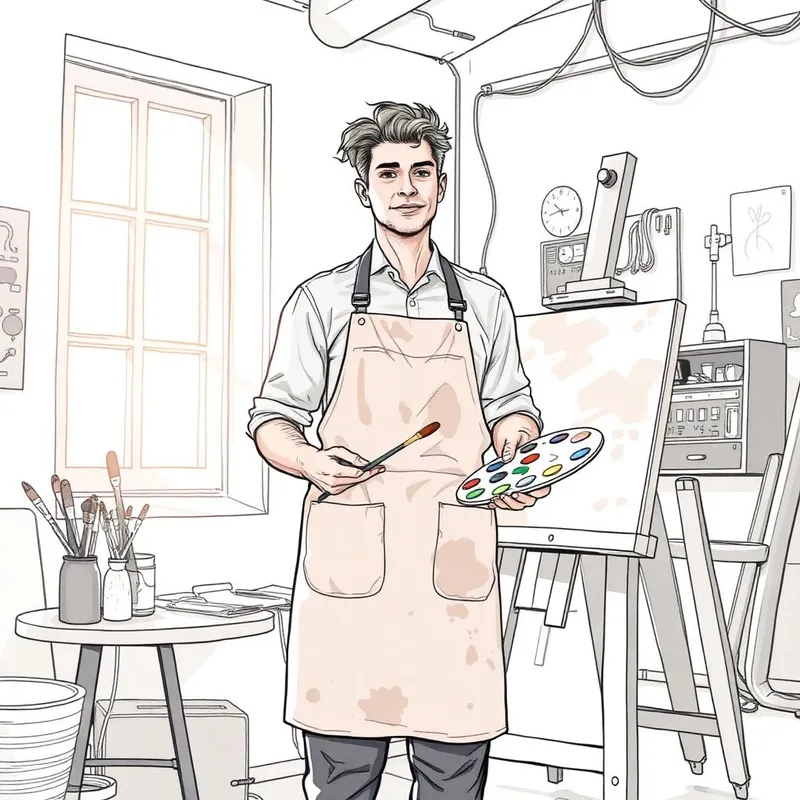
#> input picture attached_assets/IMG_0691_1766880050020.webp, 800 x 800 px
$ python signals.py ../../attached_assets/IMG_0691_1766880050020.webp   (older library calls are emulated)
#> lines starting #> are read from the running program, lines starting #| are printed output that depends on the picture; after the words box and inside, x2 and y2 are one past the last pixel; in counts of white or black regions, pixels touching at a corner belong together
#> further down, img is the input picture: shape (800, 800, 3); mean B, G, R 221.9, 224.8, 228.4
"""
Texture Signal Extraction Module
Deterministic extraction of texture cues from images.

Computes grain, microcontrast, anisotropy, and pattern detection
using lightweight classic computer vision features.
"""

import cv2
import numpy as np
from dataclasses import dataclass, asdict
from typing import Dict, Any, List, Tuple, Optional
import time


@dataclass
class TextureSignals:
    """Texture-related signals extracted from an image region."""
    texture_grain: float = 0.0
    microcontrast: float = 0.0
    anisotropy: float = 0.0
    noise_type_hint: str = "none"
    pattern_period_hint: Optional[float] = None
    smoothness: float = 0.0
    regularity: float = 0.0

    def to_dict(self) -> Dict[str, Any]:
        return asdict(self)


def compute_texture_grain(gray: np.ndarray) -> float:
    """
    Compute texture grain level using high-frequency energy.

    Uses FFT band energy and Laplacian energy analysis.
    """
    if gray.size == 0 or gray.shape[0] < 16 or gray.shape[1] < 16:
        return 0.0

    f_transform = np.fft.fft2(gray.astype(float))
    f_shift = np.fft.fftshift(f_transform)
    magnitude = np.abs(f_shift)

    h, w = magnitude.shape
    cy, cx = h // 2, w // 2

    total_energy = np.sum(magnitude)
#> total_energy = 1.26e+10
    if total_energy == 0:
        return 0.0

    y, x = np.ogrid[:h, :w]
    dist = np.sqrt((x - cx)**2 + (y - cy)**2)

    high_freq_mask = dist > min(cx, cy) * 0.3
    high_freq_energy = np.sum(magnitude[high_freq_mask])
#> high_freq_energy = 8.77e+09

    freq_ratio = high_freq_energy / total_energy
#> freq_ratio = 0.699

    laplacian = cv2.Laplacian(gray, cv2.CV_64F)
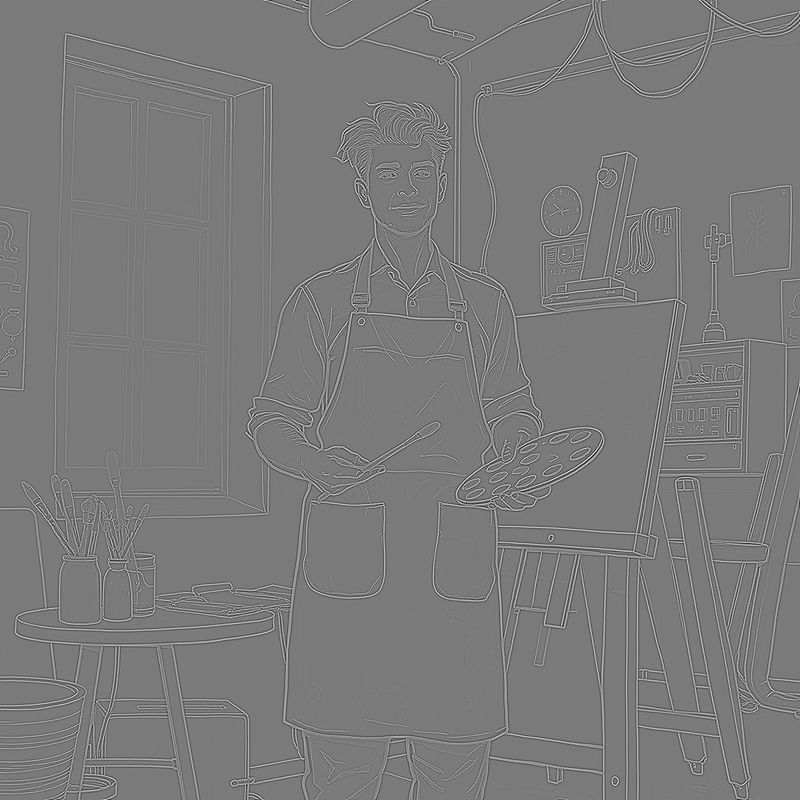
#> laplacian: shape (800, 800) float64; min -552, max 594, mean 0; drawn with min black and max white
    laplacian_var = np.var(laplacian)
#> laplacian_var = 4572.7
    laplacian_normalized = min(laplacian_var / 1000, 1.0)
#> laplacian_normalized = 1

    grain = 0.6 * freq_ratio + 0.4 * laplacian_normalized
#> grain = 0.819

    return float(np.clip(grain, 0, 1))


def compute_microcontrast(gray: np.ndarray) -> float:
    """
    Compute local microcontrast using CLAHE delta proxy.
    """
    if gray.size == 0:
        return 0.0

    clahe = cv2.createCLAHE(clipLimit=2.0, tileGridSize=(8, 8))
    enhanced = clahe.apply(gray)

    delta = np.abs(enhanced.astype(float) - gray.astype(float))
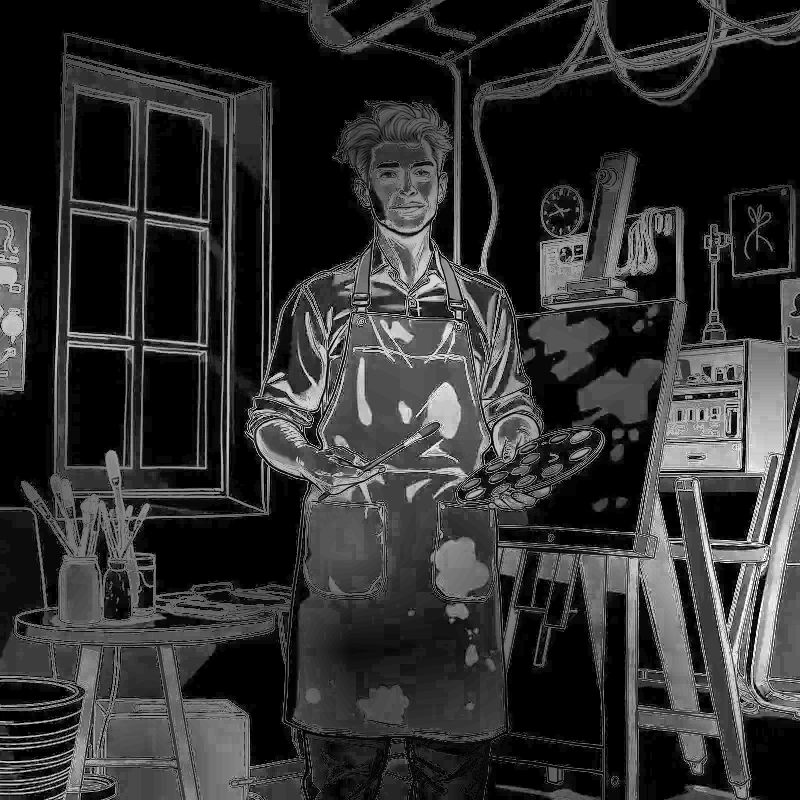
#> delta: shape (800, 800) float64; min 0, max 62, mean 12; drawn with min black and max white
    mean_delta = np.mean(delta)
#> mean_delta = 11.99

    microcontrast = min(mean_delta / 30, 1.0)
#> microcontrast = 0.4

    return float(np.clip(microcontrast, 0, 1))


def compute_anisotropy(gray: np.ndarray) -> float:
    """
    Compute texture anisotropy using oriented gradient analysis.

    High anisotropy suggests brushed metal or fabric-like textures.
    """
    if gray.size == 0 or gray.shape[0] < 8 or gray.shape[1] < 8:
        return 0.0

    gx = cv2.Sobel(gray, cv2.CV_64F, 1, 0, ksize=3)
    gy = cv2.Sobel(gray, cv2.CV_64F, 0, 1, ksize=3)

    magnitude = np.sqrt(gx**2 + gy**2)
    angle = np.arctan2(gy, gx) * 180 / np.pi

    significant_mask = magnitude > np.percentile(magnitude, 50)
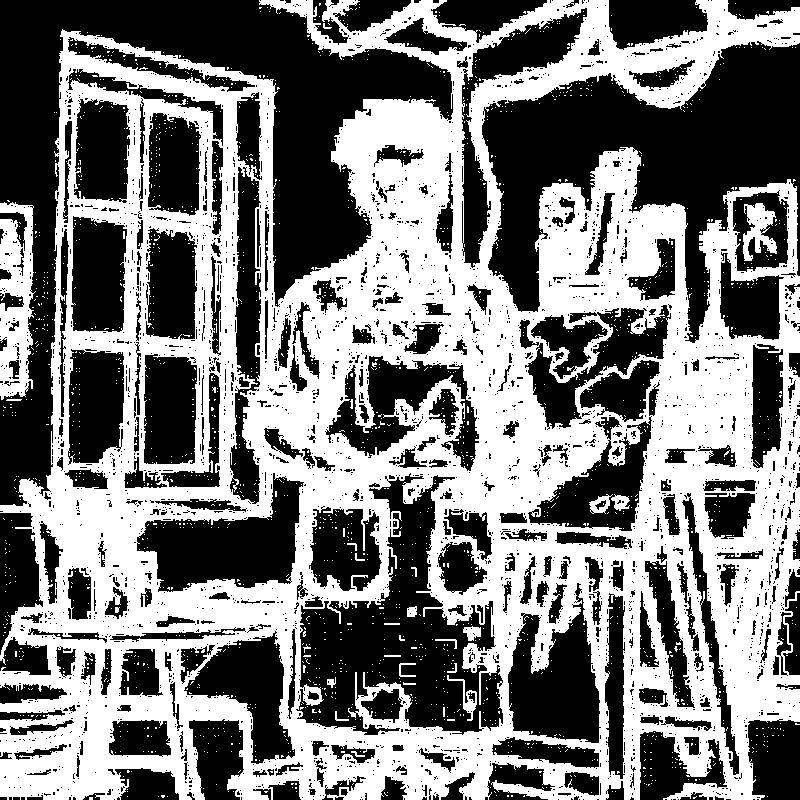
#> significant_mask: shape (800, 800) bool; 48.2% white; 2086 white regions (2060 under 20 px), largest, box (x1, y1, x2, y2) and area: (0, 0, 800, 800) 297019, (0, 202, 36, 400) 4757, (743, 203, 777, 261) 1088

    if np.sum(significant_mask) < 10:
        return 0.0

    significant_angles = angle[significant_mask]

    hist, _ = np.histogram(significant_angles, bins=36, range=(-180, 180))
#> hist = 36 values, max 26052 at index 18, min 4099 at index 30, mean 8566.6
    hist = hist.astype(float) / (np.sum(hist) + 1e-6)
#> hist = 36 values, max 0.0845 at index 18, min 0.0133 at index 30, mean 0.0278

    max_concentration = np.max(hist)
#> max_concentration = 0.0845

    entropy = -np.sum(hist * np.log(hist + 1e-10))
#> entropy = 3.43
    max_entropy = np.log(36)
    uniformity = entropy / max_entropy
#> uniformity = 0.957

    anisotropy = max_concentration * 3 * (1 - uniformity * 0.5)
#> anisotropy = 0.132

    return float(np.clip(anisotropy, 0, 1))


def detect_noise_type(gray: np.ndarray) -> str:
    """
    Detect the type of noise/grain in the image.

    Returns one of: "none", "film_grain", "dither", "speckle", "patterned"
    """
    if gray.size == 0:
        return "none"

    laplacian = cv2.Laplacian(gray, cv2.CV_64F)
    noise_var = np.var(laplacian)
#> noise_var = 4572.7

    if noise_var < 50:
        return "none"

    local_std = cv2.blur((gray.astype(float) - cv2.blur(gray.astype(float), (5, 5)))**2, (5, 5))
    local_std = np.sqrt(local_std)
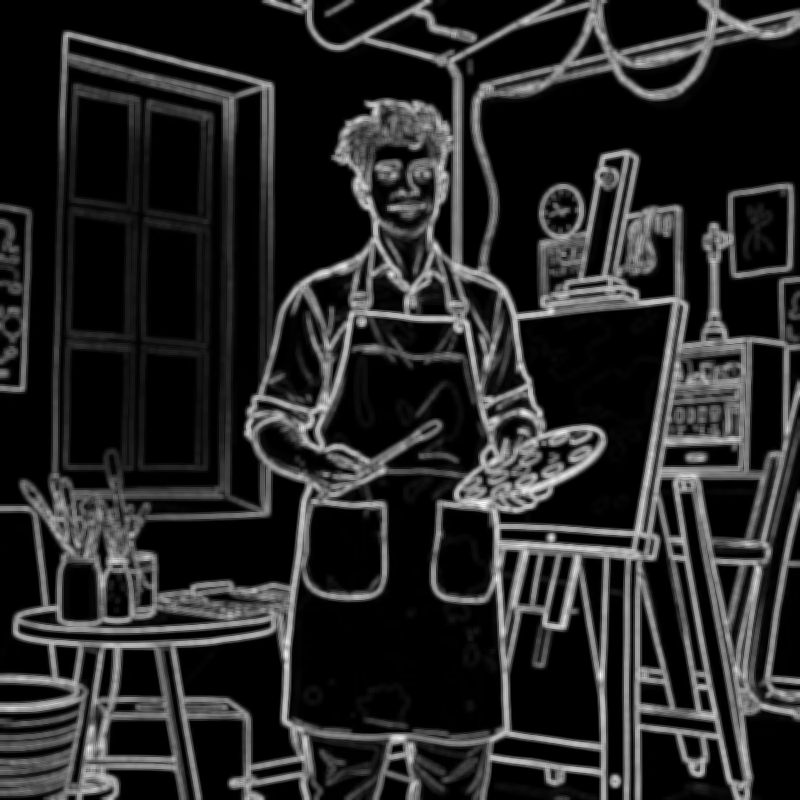
#> local_std: shape (800, 800) float64; 9.48% of the values are NaN or infinite; the others: min 0, max 113, mean 19.21; drawn with min black, max white, NaN and infinite black
    std_of_std = np.std(local_std)
#> std_of_std = nan

    f_transform = np.fft.fft2(gray.astype(float))
    f_shift = np.fft.fftshift(f_transform)
    magnitude = np.abs(f_shift)

    h, w = magnitude.shape
    cy, cx = h // 2, w // 2

    peak_mask = magnitude > np.percentile(magnitude, 99)
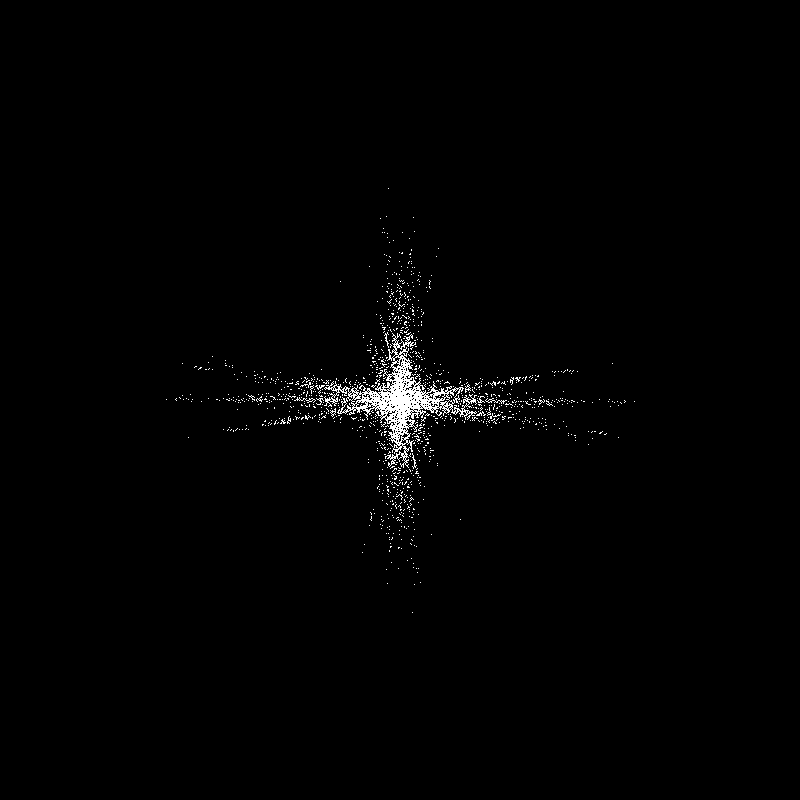
#> peak_mask: shape (800, 800) bool; 1% white in thin lines or dots, all inside (x1, y1, x2, y2) = (166, 188, 635, 613)
    peak_count = np.sum(peak_mask)
#> peak_count = 6400

    if peak_count > 20:
        return "patterned"

    if std_of_std < 5:
        return "film_grain"

    hist, _ = np.histogram(gray.ravel(), bins=256, range=(0, 256))
    peaks = np.where(hist > np.mean(hist) * 3)[0]
    if len(peaks) < 10:
        return "dither"

    if noise_var > 500:
        return "speckle"

    return "film_grain"


def detect_pattern_period(gray: np.ndarray) -> Optional[float]:
    """
    Detect repeating pattern period using autocorrelation.

    Returns the detected period in pixels, or None if no clear pattern.
    """
    if gray.size == 0 or gray.shape[0] < 32 or gray.shape[1] < 32:
        return None

    h, w = gray.shape
    sample_size = min(128, min(h, w))

    cy, cx = h // 2, w // 2
    sample = gray[cy - sample_size//2:cy + sample_size//2,
                  cx - sample_size//2:cx + sample_size//2]
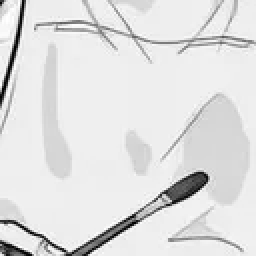
#> sample: shape (128, 128) (shown 2 times larger); min 0, max 255, mean 223.5

    if sample.size == 0:
        return None

    sample_float = sample.astype(float) - np.mean(sample)

    f = np.fft.fft2(sample_float)
    autocorr = np.fft.ifft2(f * np.conj(f)).real
    autocorr = np.fft.fftshift(autocorr)

    h_ac, w_ac = autocorr.shape
    cy_ac, cx_ac = h_ac // 2, w_ac // 2

    autocorr[cy_ac-2:cy_ac+3, cx_ac-2:cx_ac+3] = 0
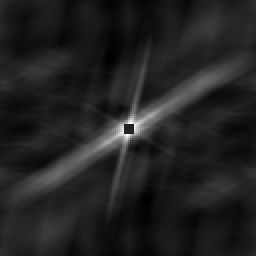
#> autocorr: shape (128, 128) float64 (shown 2 times larger); min -1898679.6, max 12073102.4, mean -22043.6; drawn with min black and max white

    peak_threshold = np.max(autocorr) * 0.5
#> peak_threshold = 6036551.2
    peaks_y, peaks_x = np.where(autocorr > peak_threshold)
#> peaks_y = 116 values from 56 to 72; peaks_x = 116 values, max 77 at index 1, min 51 at index 114, mean 64

    if len(peaks_y) == 0:
        return None

    distances = np.sqrt((peaks_y - cy_ac)**2 + (peaks_x - cx_ac)**2)
#> distances = 116 values, max 15.26 at index 1, min 3 at index 32, mean 6.45
    distances = distances[distances > 5]
#> distances = 66 values, max 15.26 at index 1, min 5.1 at index 11, mean 8.32

    if len(distances) == 0:
        return None

    min_distance = np.min(distances)
#> min_distance = 5.1

    if min_distance < sample_size * 0.4:
        return float(min_distance)

    return None


def compute_smoothness(gray: np.ndarray) -> float:
    """Compute overall smoothness (inverse of texture complexity)."""
    if gray.size == 0:
        return 0.5

    laplacian = cv2.Laplacian(gray, cv2.CV_64F)
    roughness = np.var(laplacian)
#> roughness = 4572.7

    smoothness = 1.0 - min(roughness / 2000, 1.0)
#> smoothness = 0

    return float(np.clip(smoothness, 0, 1))


def compute_regularity(gray: np.ndarray) -> float:
    """Compute texture regularity (uniformity of texture patterns)."""
    if gray.size == 0 or gray.shape[0] < 32 or gray.shape[1] < 32:
        return 0.5

    block_size = 16
#> block_size = 16
    h, w = gray.shape

    blocks_y = h // block_size
#> blocks_y = 50
    blocks_x = w // block_size
#> blocks_x = 50

    if blocks_y < 2 or blocks_x < 2:
        return 0.5

    block_vars = []
    for i in range(blocks_y):
        for j in range(blocks_x):
            block = gray[i*block_size:(i+1)*block_size,
                        j*block_size:(j+1)*block_size]
            block_vars.append(np.var(block))
#> after the loop, block_vars = 2500 values, max 12306 at index 2430, min 0 at index 0, mean 1625.4

    if len(block_vars) == 0:
        return 0.5

    block_var_std = np.std(block_vars)
#> block_var_std = 2033.4
    block_var_mean = np.mean(block_vars)
#> block_var_mean = 1625.4

    if block_var_mean == 0:
        return 1.0

    cv = block_var_std / (block_var_mean + 1e-6)
#> cv = 1.25
    regularity = 1.0 - min(cv, 1.0)
#> regularity = 0

    return float(np.clip(regularity, 0, 1))


def extract_region_texture(gray: np.ndarray,
                          bbox: Optional[Tuple[int, int, int, int]] = None) -> TextureSignals:
    """Extract texture signals for a specific region or full image."""
    if bbox is not None:
        x, y, w, h = bbox
        x = max(0, x)
        y = max(0, y)
        w = min(w, gray.shape[1] - x)
        h = min(h, gray.shape[0] - y)

        if w <= 0 or h <= 0:
            return TextureSignals()

        roi = gray[y:y+h, x:x+w]
    else:
        roi = gray

    return TextureSignals(
        texture_grain=compute_texture_grain(roi),
        microcontrast=compute_microcontrast(roi),
        anisotropy=compute_anisotropy(roi),
        noise_type_hint=detect_noise_type(roi),
        pattern_period_hint=detect_pattern_period(roi),
        smoothness=compute_smoothness(roi),
        regularity=compute_regularity(roi)
    )


def extract_texture_signals(image: np.ndarray,
                           components: Optional[List[Dict[str, Any]]] = None) -> Dict[str, Any]:
    """
    Main texture signal extraction pipeline.

    Args:
        image: BGR or grayscale image as numpy array
        components: Optional list of component candidates with bbox

    Returns:
        Dictionary with global and per-component texture signals
    """
    start_time = time.time()
    timings = {}

    if len(image.shape) == 3:
        gray = cv2.cvtColor(image, cv2.COLOR_BGR2GRAY)
    else:
        gray = image

    t0 = time.time()
    global_signals = extract_region_texture(gray)
    timings["global_texture_ms"] = (time.time() - t0) * 1000

    per_component = {}
    if components:
        t0 = time.time()
        for comp in components:
            comp_id = comp.get("id", "unknown")
            bbox = comp.get("bbox")
            if bbox and len(bbox) == 4:
                bbox_tuple = tuple(bbox)
                signals = extract_region_texture(gray, bbox_tuple)
                per_component[comp_id] = signals.to_dict()
        timings["component_texture_ms"] = (time.time() - t0) * 1000

    total_time = (time.time() - start_time) * 1000
    timings["total_ms"] = total_time

    return {
        "global": global_signals.to_dict(),
        "perComponent": per_component,
        "timings": timings,
        "version": "1.0.0"
    }


if __name__ == "__main__":
    import sys
    import json

    if len(sys.argv) > 1:
        img = cv2.imread(sys.argv[1])
        if img is not None:
            result = extract_texture_signals(img)
#> result = 4 items
            print(json.dumps(result, indent=2))
#> (printed output is left out)
        else:
            print(f"Could not load image: {sys.argv[1]}")

$ run again, on attached_assets/IMG_0693_1766880050020.webp
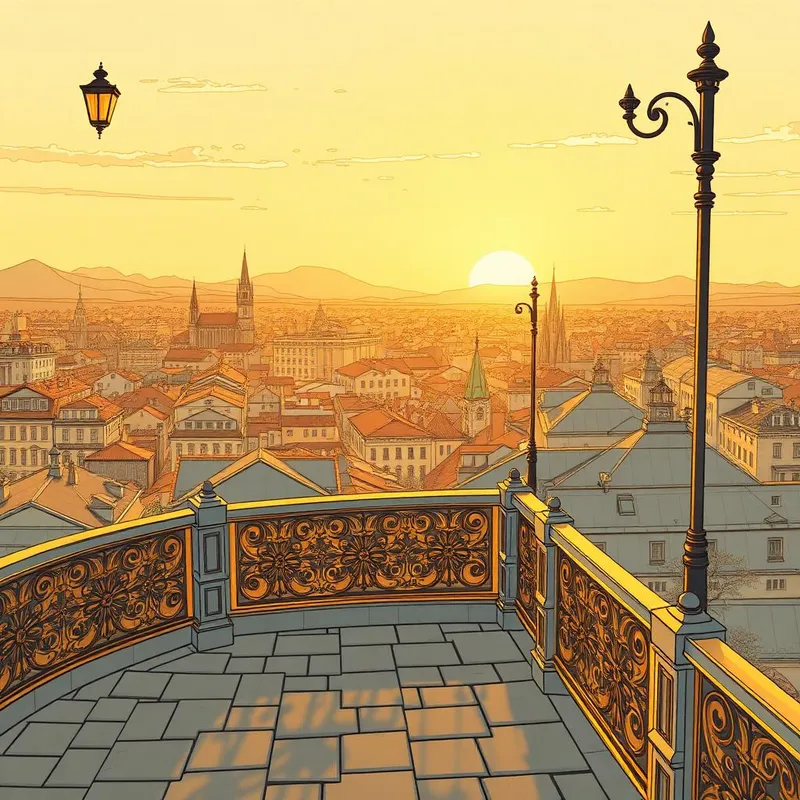
#> input picture attached_assets/IMG_0693_1766880050020.webp, 800 x 800 px
#> img is the input picture: shape (800, 800, 3); mean B, G, R 97.1, 155.4, 184.8
#> total_energy = 9.01e+09
#> high_freq_energy = 6.43e+09
#> freq_ratio = 0.714
#> laplacian_var = 2816.4
#> laplacian_normalized = 1
#> grain = 0.828
#> mean_delta = 17.29
#> microcontrast = 0.576
#> in compute_anisotropy, `significant_mask = magnitude > np.percentile(magnitude, 50)`:
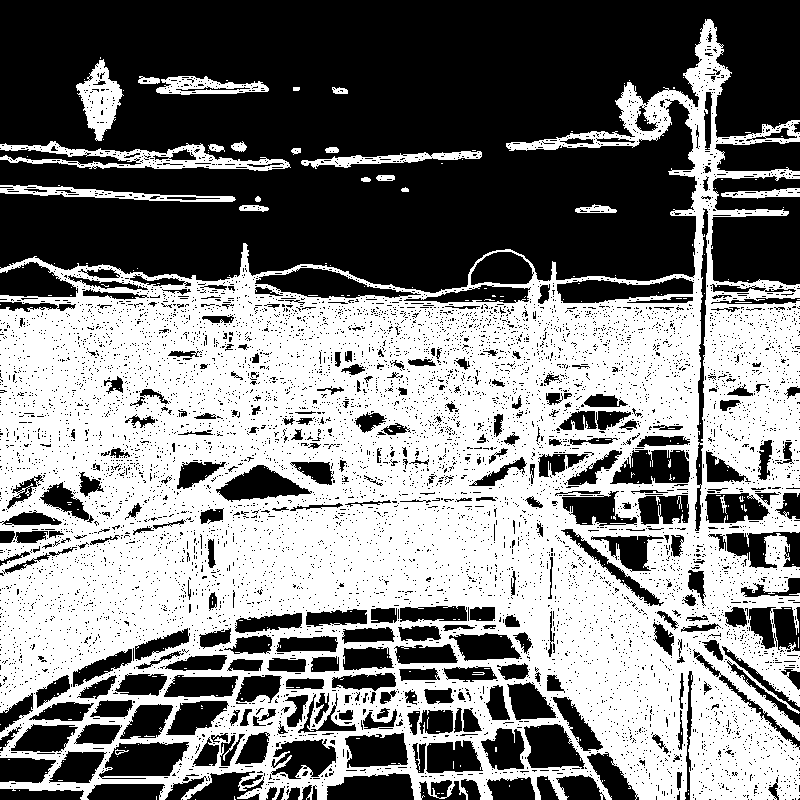
#> significant_mask: shape (800, 800) bool; 50% white; 273 white regions (249 under 20 px), largest, box (x1, y1, x2, y2) and area: (0, 19, 800, 800) 308510, (0, 141, 291, 171) 3124, (76, 59, 124, 141) 1900
#> in compute_anisotropy, `hist, _ = np.histogram(significant_angles, bins=36, range=(-180, 180))`: hist = 36 values, max 21876 at index 8, min 5166 at index 3, mean 8884.6
#> in compute_anisotropy, `hist = hist.astype(float) / (np.sum(hist) + 1e-6)`: hist = 36 values, max 0.0684 at index 8, min 0.0162 at index 3, mean 0.0278
#> max_concentration = 0.0684
#> entropy = 3.47
#> uniformity = 0.969
#> anisotropy = 0.106
#> noise_var = 2816.4
#> std_of_std = nan
#> peak_mask: shape (800, 800) bool; 1% white in thin lines or dots, all inside (x1, y1, x2, y2) = (122, 127, 679, 674)
#> peak_count = 6399
#> in detect_pattern_period, `autocorr[cy_ac-2:cy_ac+3, cx_ac-2:cx_ac+3] = 0`:
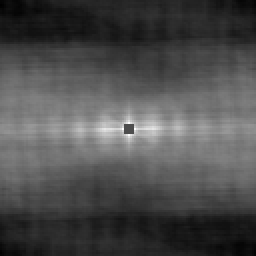
#> autocorr: shape (128, 128) float64 (shown 2 times larger); min -1986157.8, max 4498932.2, mean -7451.7; drawn with min black and max white
#> peak_threshold = 2249466.1
#> peaks_y = 326 values from 57 to 71; peaks_x = 326 values, max 91 at index 140, min 37 at index 141, mean 64
#> in detect_pattern_period, `distances = np.sqrt((peaks_y - cy_ac)**2 + (peaks_x - cx_ac)**2)`: distances = 326 values, max 27.02 at index 140, min 3 at index 50, mean 11.72
#> in detect_pattern_period, `distances = distances[distances > 5]`: distances = 270 values, max 27.02 at index 115, min 5.1 at index 8, mean 13.3
#> min_distance = 5.1
#> roughness = 2816.4
#> smoothness = 0
#> block_size = 16
#> blocks_y = 50
#> after the loop in compute_regularity, `for i in range(blocks_y):`: block_vars = 2500 values, max 9035.2 at index 206, min 0 at index 7, mean 728.7
#> block_var_std = 1137
#> block_var_mean = 728.7
#> cv = 1.56
#> regularity = 0
#> result = 4 items
#> (printed output is left out)
